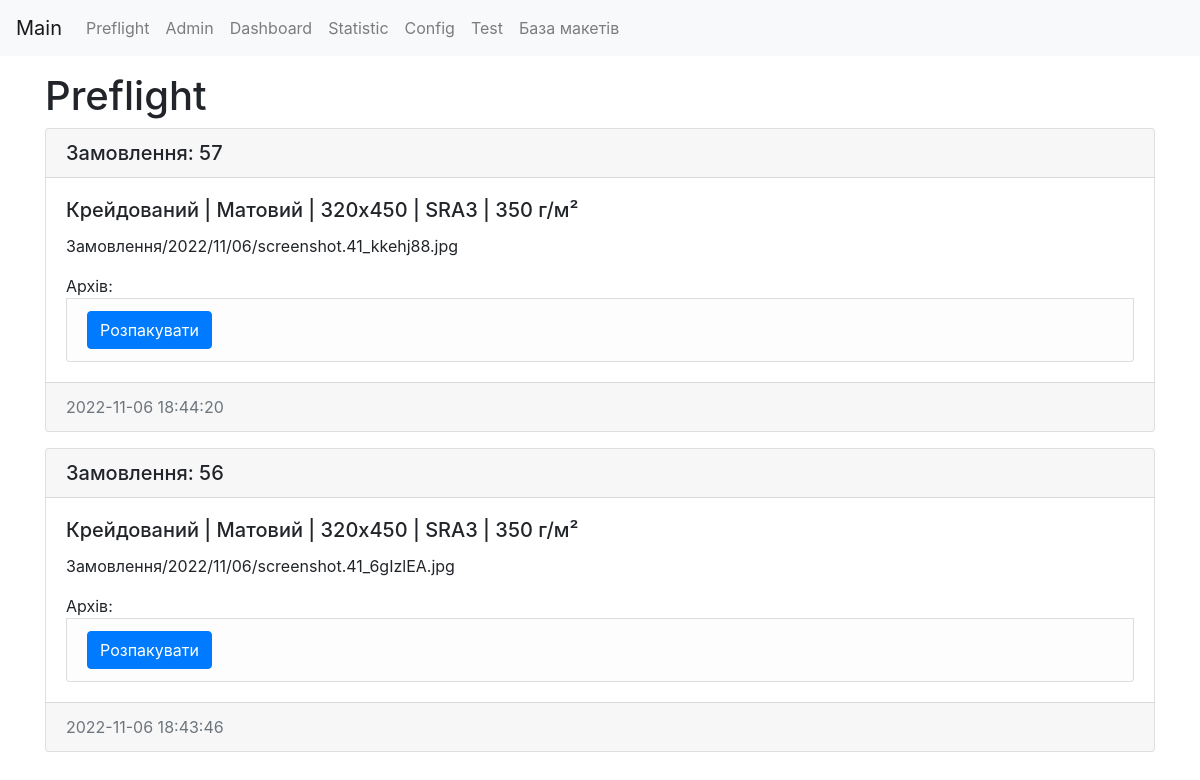
The app's page /, older data.
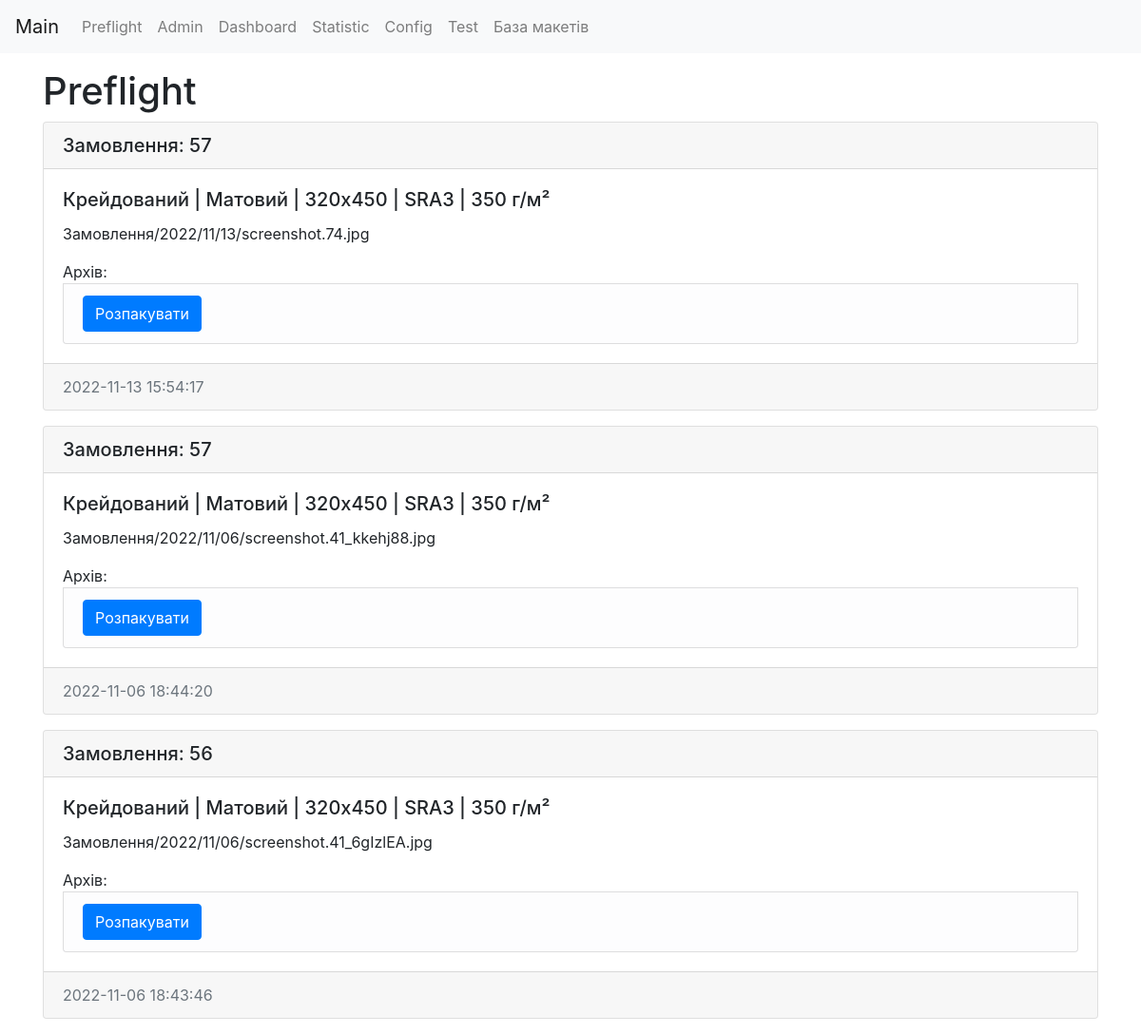
The same page, newer data.
### Product/models.py (models this page shows, shortened)
class Product(models.Model):
    order_id = models.IntegerField(default=56, blank=True, null=True, verbose_name = '№')
    p_type =  models.ForeignKey(PaperType, on_delete=models.CASCADE)
    p_kind = models.ForeignKey(PaperKind, on_delete=models.CASCADE)
    p_density = models.ForeignKey(PaperDensity, on_delete=models.CASCADE)
    p_width = models.ForeignKey(PaperWidth,null=True, on_delete=models.CASCADE)
    p_format = models.ForeignKey(PaperFormat, null=True, on_delete=models.CASCADE)
    p_height = models.ForeignKey(PaperHeight,null=True, on_delete=models.CASCADE)
    created_at = models.DateTimeField(auto_now_add=True, verbose_name = 'Створено')
    updated_at = models.DateTimeField(auto_now=True, verbose_name = 'Оновлено')
    file = models.FileField(upload_to='Архив/%Y/%m/%d/', verbose_name = 'Посилання на макет')
    is_moved = models.BooleanField(default=True, verbose_name = 'Переміщено')
    class Meta:
        verbose_name = 'Продукт'
        verbose_name_plural = 'Продукти'
        ordering = ['-created_at']

class PaperType(models.Model):
    name = models.CharField(max_length=50, verbose_name = 'Тип паперу')
    p_density = models.ManyToManyField(PaperDensity)
    def __str__(self):
        return self.name

class PaperKind(models.Model):
    name = models.CharField(max_length=50, verbose_name = 'Вид паперу')

class PaperWidth(models.Model):
    name = models.CharField(max_length=50, verbose_name = 'Ширина')

class PaperHeight(models.Model):
    name = models.CharField(max_length=50, verbose_name = 'Висота')

class PaperFormat(models.Model):
    name = models.CharField(max_length=50,verbose_name = 'Формат паперу')

class PaperDensity(models.Model):
    name = models.CharField(max_length=50, verbose_name = 'Щільність паперу')

### Product/views.py (the view)
# urls.py: path('', index),
def index(request):
    product = Product.objects.order_by('-created_at')
    return render(request, 'Product/index.html', {'product': product, 'order_id': 'Список Product'})

### Product/templates/Product/index.html (shortened to what this page needs)
<!doctype html>
<html lang="uk">
  <head>
    <link rel="stylesheet" href="https://cdn.jsdelivr.net/npm/bootstrap@4.3.1/dist/css/bootstrap.min.css">
  </head>
  <body>
<nav class="navbar navbar-expand-lg navbar-light bg-light">
    <a class="navbar-brand" href="/">Main</a>
    <div class="collapse navbar-collapse" id="navbarSupportedContent">
        <ul class="navbar-nav mr-auto">
            <li class="nav-item"><a class="nav-link" href="/">Preflight</a></li>
            <li class="nav-item"><a class="nav-link" href="admin/">Admin</a></li>
            <li class="nav-item"><a class="nav-link" href="dashboard/">Dashboard</a></li>
            <li class="nav-item"><a class="nav-link" href="statistic/">Statistic</a></li>
            <li class="nav-item"><a class="nav-link" href="config/">Config</a></li>
            <li class="nav-item"><a class="nav-link" href="test/">Test</a></li>
            <li class="nav-item"><a class="nav-link" href="media/Архив">База макетів</a></li>
        </ul>
    </div>
</nav>
<div class="container mt-3">
    <h1>Preflight</h1>
    <div class="row">
        <div class="col-md-12">
            {% for item in product %}
            <div class="card mb-3">
                <h5 class="card-header">Замовлення: {{ item.order_id }}</h5>
                <div class="card-body">
                    <h5 class="card-title">{{ item.p_type }} | {{ item.p_kind.name }} | {{ item.p_width.name }}x{{ item.p_height.name }} | {{ item.p_format.name }} | {{ item.p_density.name }}</h5>
                    <p class="card-text">{{ item.file}}</p>Архів:
                    <li class="list-group-item list-group-item-light">
                      <form action="/simple_function">
                          <button id="stat-btn" class="btn btn-primary">Розпакувати</button>
                      </form>
                    </li>
                </div>
                <div class="card-footer text-muted">
                    {{ item.updated_at|date:"Y-m-d H:i:s" }}
                </div>
            </div>
            {% endfor %}
        </div>
    </div>
</div>
</body>
</html>

Row changes from the older to the newer data that the page shows:
added Product: order_id "57", p_type "Крейдований", p_kind.name "Матовий", p_width.name "320", p_height.name "450", p_format.name "SRA3", p_density.name "350 г/м²", file "Замовлення/2022/11/13/screenshot.74.jpg", updated_at "2022-11-13 15:54:17"
